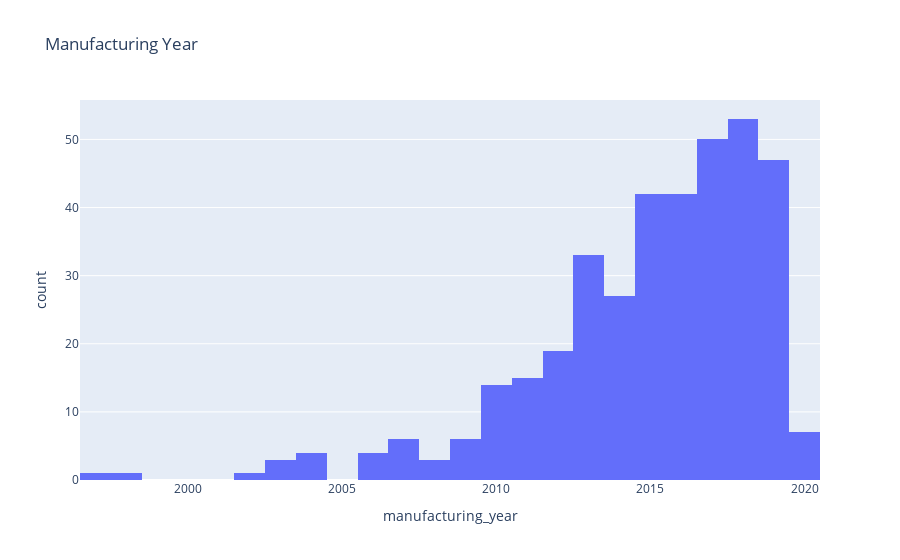

Notebook cell for this chart:
### Markdown cell above
### Manufacturing Year

### Code cell
px.histogram(df, x="manufacturing_year", title="Manufacturing Year")

### Figure 1 — Plotly figure (JSON) as saved in the notebook; plotly's stock layout.template omitted (floating-point values rounded to 4 significant figures; data arrays with more than 128 entries replaced by an {"elided": "..."} marker saying what was removed)
{"data": [{"alignmentgroup": "True", "bingroup": "x", "hovertemplate": "manufacturing_year=%{x}<br>count=%{y}<extra></extra>", "legendgroup": "", "marker": {"color": "#636efa"}, "name": "", "offsetgroup": "", "orientation": "v", "showlegend": false, "type": "histogram", "x": {"elided": "378 int values"}, "xaxis": "x", "yaxis": "y"}], "layout": {"barmode": "relative", "legend": {"tracegroupgap": 0}, "title": {"text": "Manufacturing Year"}, "xaxis": {"anchor": "y", "domain": [0, 1], "title": {"text": "manufacturing_year"}}, "yaxis": {"anchor": "x", "domain": [0, 1], "title": {"text": "count"}}}}
